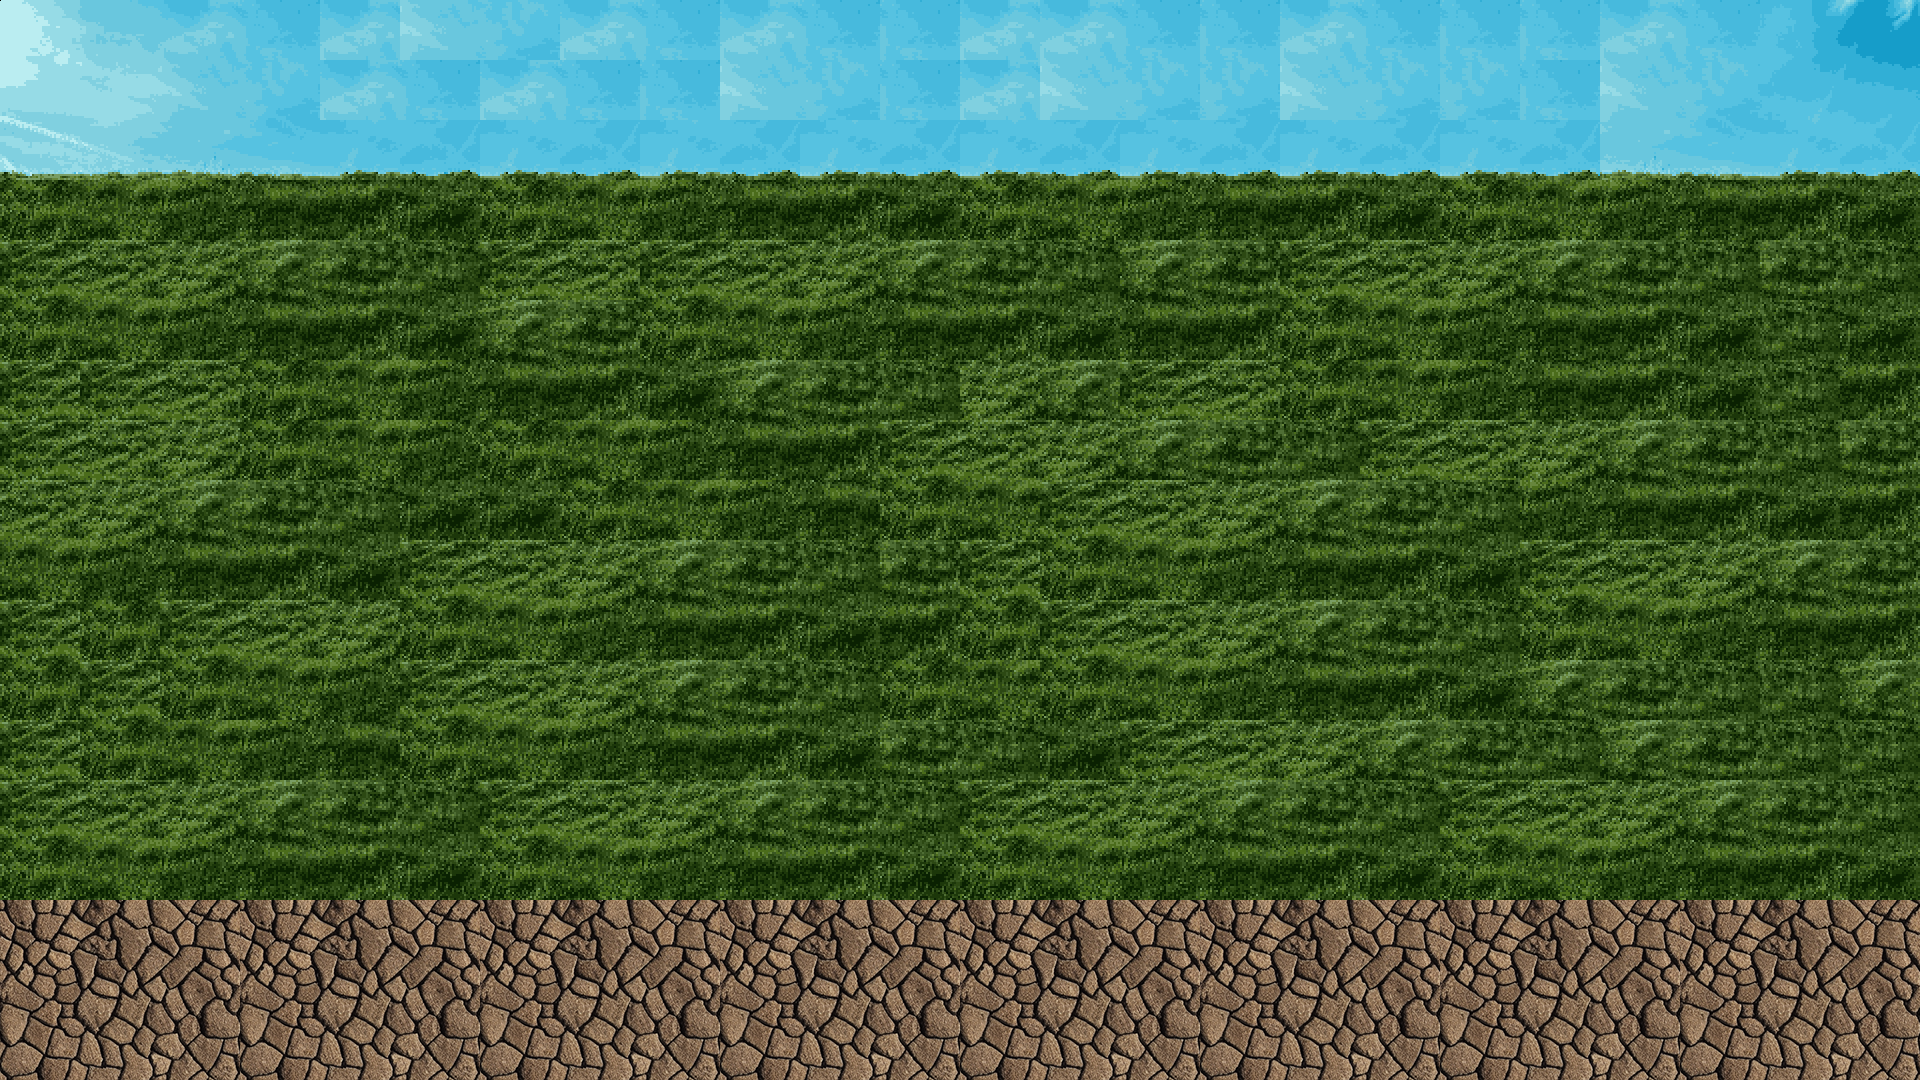

This is a level from a 2D game, rendered from its Tiled map with the project's own tilesets. A one-line summary and the complete map file follow:
An orthogonal 24x18 tile map with 80x60 px tiles, 1 tile layer (Tile Layer 1), 2 tilesets.

<map version="1.9" tiledversion="1.9.2" orientation="orthogonal" renderorder="right-down" width="24" height="18" tilewidth="80" tileheight="60" infinite="0" nextlayerid="2" nextobjectid="1">
 <tileset firstgid="1" source="../../../GrassTileSet1.tsx" />
 <tileset firstgid="31" source="../../../SoilFloorTileset1.tsx" />
 <layer id="1" name="Tile Layer 1" width="24" height="18">
  <data encoding="csv">
1,2,3,4,3,9,10,3,4,3,4,4,3,3,4,4,3,4,4,4,3,4,5,6,
7,8,9,10,3,4,3,4,4,9,10,4,3,9,10,10,9,10,10,4,9,10,11,12,
13,14,15,16,17,18,17,18,17,18,17,18,17,18,17,18,17,18,17,18,15,16,17,18,
25,26,27,28,29,30,25,26,27,28,29,30,25,26,27,28,29,30,25,26,27,28,29,30,
19,20,21,22,23,24,19,20,19,20,21,22,23,24,22,23,19,20,21,22,23,24,23,24,
25,26,27,28,29,30,22,23,25,26,27,28,29,30,28,29,25,26,27,28,29,30,24,30,
19,19,20,25,26,27,28,29,30,22,23,24,21,22,19,20,25,26,27,28,29,30,24,29,
19,20,21,25,26,27,25,26,27,28,29,19,20,21,22,23,24,19,20,21,22,23,24,23,
20,21,22,23,24,30,30,25,26,27,28,25,26,19,20,21,22,23,24,27,28,29,30,29,
26,27,28,29,30,19,20,21,22,23,24,23,19,25,26,27,28,29,30,19,20,21,22,23,
19,25,19,20,21,25,26,27,28,29,30,29,25,19,20,21,22,23,24,25,26,27,28,29,
25,19,25,26,27,19,20,21,22,23,24,25,26,25,26,27,28,29,30,22,23,24,24,22,
19,25,26,27,28,25,26,27,28,29,30,23,24,30,19,20,21,22,23,24,22,23,24,24,
19,20,21,22,23,24,19,20,21,22,23,24,19,20,21,22,23,24,19,20,21,22,23,24,
25,26,27,28,29,30,25,26,27,28,29,30,25,26,27,28,29,30,25,26,27,28,29,30,
80,81,82,80,81,82,80,81,82,80,81,82,80,81,82,80,81,82,80,81,82,80,81,82,
87,88,89,87,88,89,87,88,89,87,88,89,87,88,89,87,88,89,87,88,89,87,88,89,
94,95,96,94,95,96,94,95,96,94,95,96,94,95,96,94,95,96,94,95,96,94,95,96
</data>
 </layer>
</map>